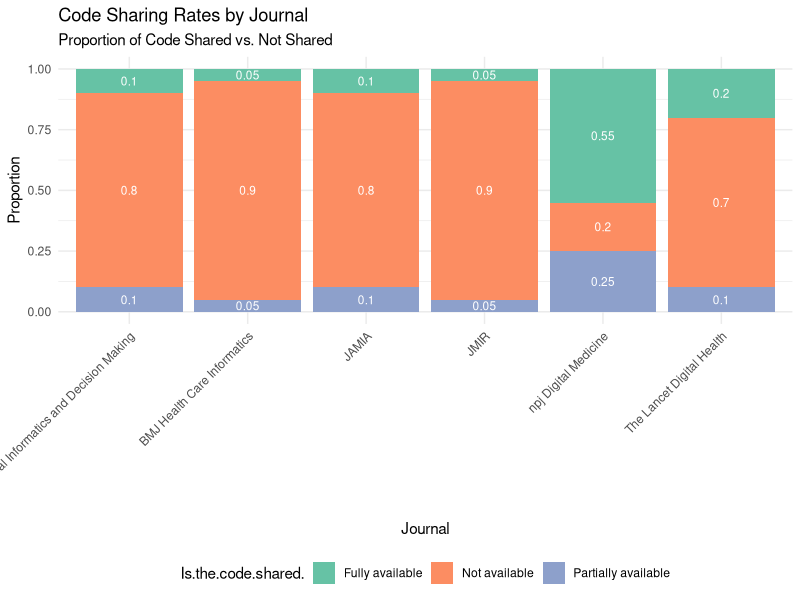

Write R code to recreate this figure.
# Load necessary libraries
library(dplyr)
library(ggplot2)

# Set the working directory
setwd("C:/Users/PC/Desktop/projects/R")

# Import the data from CSV
data <- read.csv("./data.csv")

# Calculate code sharing rates by journal
code_sharing_rates <- data %>%
  group_by(Journal, `Is.the.code.shared.`) %>%
  summarise(Count = n()) %>%
  mutate(Proportion = Count / sum(Count)) %>%
  filter(!is.na(`Is.the.code.shared.`))

# Print the result
print(code_sharing_rates)

# Visualize the result with a stacked bar chart
ggplot(code_sharing_rates, aes(x = Journal, y = Proportion, fill = `Is.the.code.shared.`)) +
  geom_bar(stat = "identity") +
  labs(title = "Code Sharing Rates by Journal",
       subtitle = "Proportion of Code Shared vs. Not Shared",
       x = "Journal",
       y = "Proportion") +
  theme_minimal() +
  theme(axis.text.x = element_text(angle = 45, hjust = 1),
        legend.position = "bottom") +
  scale_fill_brewer(palette = "Set2") +
  geom_text(aes(label = round(Proportion, 2)),
            position = position_stack(vjust = 0.5),
            color = "white",
            size = 3)